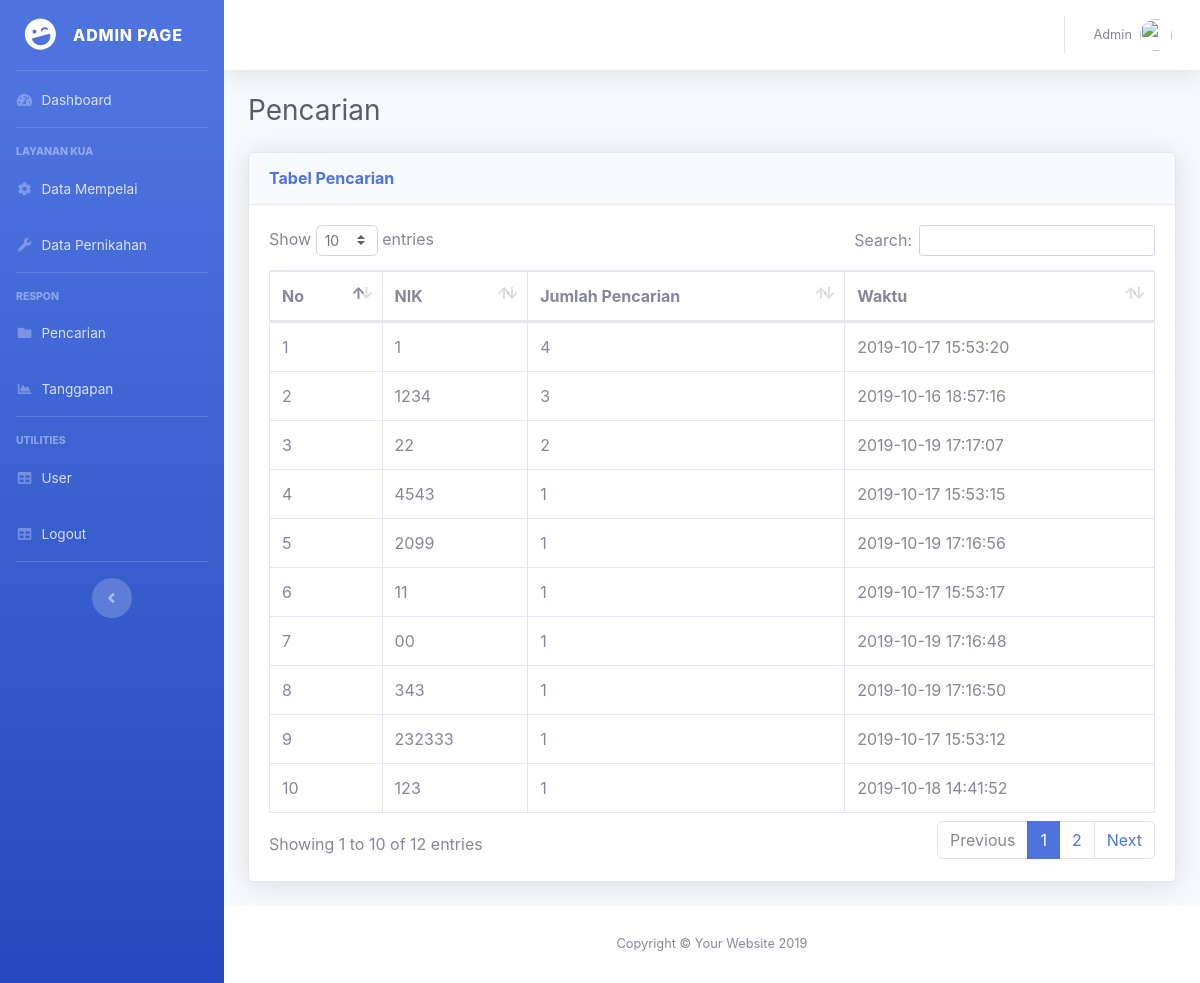
The app's page /index.php/pencarian/warga with its own data.
### tables this page shows
CREATE TABLE IF NOT EXISTS `tb_pencarian` (
  `idpencarian` int(11) NOT NULL AUTO_INCREMENT,
  `nikcari` varchar(40) DEFAULT NULL,
  `tglcari` datetime DEFAULT NULL,
  PRIMARY KEY (`idpencarian`)
);

### application/views/admintemplate/content.php (called while the page is built)
<?php
	$this->load->view($page);

### application/views/admintemplate/wrapper.php (called while the page is built, shortened)
<?php
$this->load->view('admintemplate/header');
$this->load->view('admintemplate/content');

### application/controllers/Pencarian.php (called while the page is built, shortened)
<?php
class Pencarian extends CI_Controller {
	public function __construct(){
		$this->load->model(array('PencarianModel', 'PernikahanModel', 'WargaModel'));
	}
	public function warga() {
		$data=array(
			'page'=>'admin/pencarian/listpencarian',
			'link'=>'pencarian/warga',
			'link2'=>'pencarian',
			'isi'=>$this->PencarianModel->getAll()->result(),
		);
		$this->load->view('admintemplate/wrapper',$data);
	}
}

### index.php (called while the page is built, shortened)
<?php
require_once BASEPATH.'core/CodeIgniter.php';

### application/models/PencarianModel.php (called while the page is built, shortened)
<?php
class PencarianModel extends CI_Model {
	function getAll() {
    return $query = $this->db->query(
			"SELECT
				*, COUNT(nikcari) AS pencarianterbanyak
			FROM tb_pencarian
				GROUP BY nikcari
					ORDER BY pencarianterbanyak
						DESC
		");
	}
}

### application/views/admin/pencarian/listpencarian.php (the view, shortened to what this page needs)
<div class="container-fluid">
  <div class="d-sm-flex align-items-center justify-content-between mb-4">
    <h1 class="h3 mb-0 text-gray-800">Pencarian</h1>
  </div>
  <div class="row">
    <div class="col-xl-12 col-lg-12">
      <div class="card shadow mb-4">
        <div class="card-header py-3 d-flex flex-row align-items-center justify-content-between">
          <h6 class="m-0 font-weight-bold text-primary">Tabel Pencarian</h6>
        </div>
        <div class="card-body">
          <div class="table-responsive">
        <table class="table table-bordered" id="dataTable" width="100%" cellspacing="0">
          <thead>
            <tr>
              <th>No</th>
              <th>NIK</th>
              <th>Jumlah Pencarian</th>
              <th>Waktu</th>
            </tr>
          </thead>
          <tbody>
            <?php
            if(!empty($isi)){
            	$no=1;
            	foreach ($isi as $i) {
            ?>
            <tr>
              <td><?=$no?></td>
              <td><?=$i->nikcari?></td>
              <td><?=$i->pencarianterbanyak?></td>
              <td><?=$i->tglcari?></td>
            </tr>
            <?php
            	$no++;}
            }
            ?>
          </tbody>
        </table>
      </div>
        </div>
      </div>
    </div>
  </div>
</div>

### records on screen
tb_pencarian: nikcari "1", pencarianterbanyak "4", tglcari "2019-10-17 15:53:20"
tb_pencarian: nikcari "1234", pencarianterbanyak "3", tglcari "2019-10-16 18:57:16"
tb_pencarian: nikcari "22", pencarianterbanyak "2", tglcari "2019-10-19 17:17:07"
tb_pencarian: nikcari "4543", pencarianterbanyak "1", tglcari "2019-10-17 15:53:15"
tb_pencarian: nikcari "2099", pencarianterbanyak "1", tglcari "2019-10-19 17:16:56"
tb_pencarian: nikcari "11", pencarianterbanyak "1", tglcari "2019-10-17 15:53:17"
tb_pencarian: nikcari "00", pencarianterbanyak "1", tglcari "2019-10-19 17:16:48"
tb_pencarian: nikcari "343", pencarianterbanyak "1", tglcari "2019-10-19 17:16:50"
tb_pencarian: nikcari "232333", pencarianterbanyak "1", tglcari "2019-10-17 15:53:12"
tb_pencarian: nikcari "123", pencarianterbanyak "1", tglcari "2019-10-18 14:41:52"
